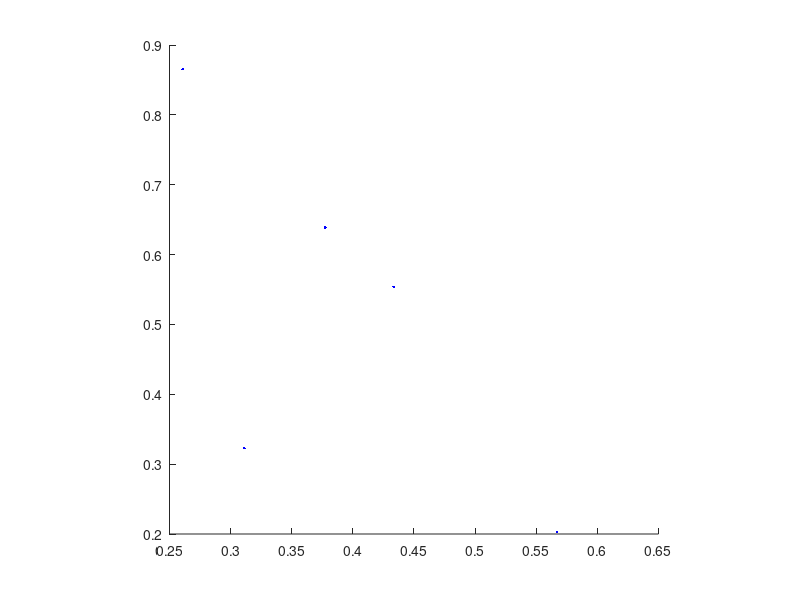

MATLAB code for this plot:
clc;
clear;
n = input('Number of points:'); %total points to be plotted for square
%side of the square considered is 1 and radius of the circle is 0.5
x = rand(n,1); %x co-ordinates of n points
y = rand(n,1); %y co-ordinates of n points
figure('color','white');
hold all
axis square;
% centre of the circle to be inscribed is (0.5,0.5)
x1 = x-0.5;
y1 = y-0.5;
r = x1.^2+y1.^2; %r is the square of radius of the circle
m=0; %points inside circle
for i = 1:n
    if r(i)<=0.25 %r=radius square=0.5^2=0.25
        m = m+1;
        plot(x(i),y(i),'b.');
    else
        plot(x(i),y(i),'r.');
    end
end
pi = 4*m/n %ratio of area of circle to area of square is pi/4